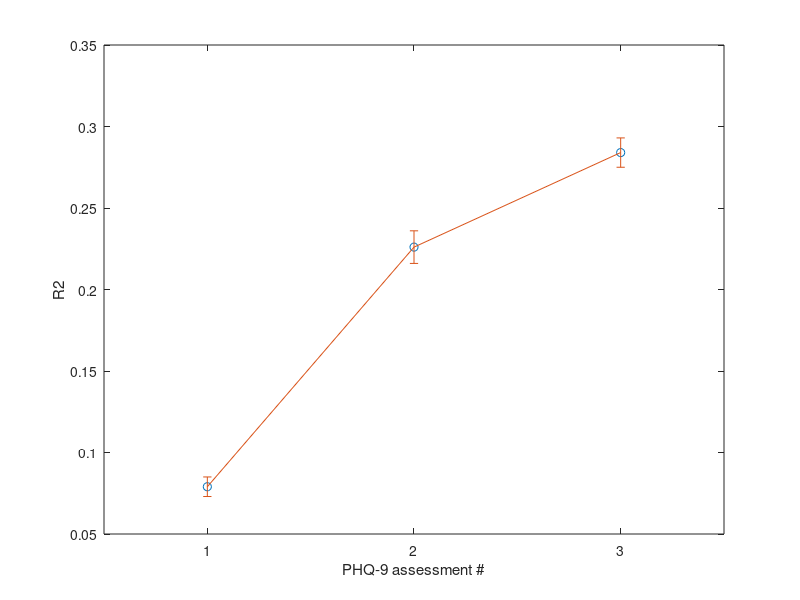

MATLAB code to generate this figure:
clear;
close all;

r2 = [0.079, 0.226, 0.284];
r2e = [0.006, 0.010, 0.009];

plot(r2, 'o');
hold on;
errorbar(r2, r2e);

set(gca,'xtick',1:3);
xlabel('PHQ-9 assessment #');
ylabel('R2');